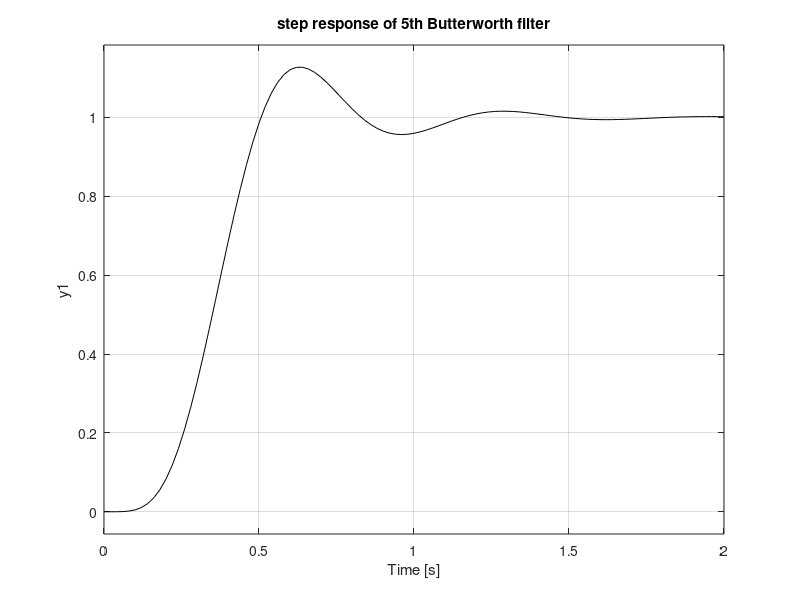

The MATLAB script that drew this image:
% Step response of Butterworth filter
wc=10; % desired cut-off frequency
N=5; % order of the filter
[num,den]=butter(N,wc,'s'); %analog Butterworth filter
G=tf(num,den); %transfer function
step(G,'k'); %step response of G
title('step response of 5th Butterworth filter');
